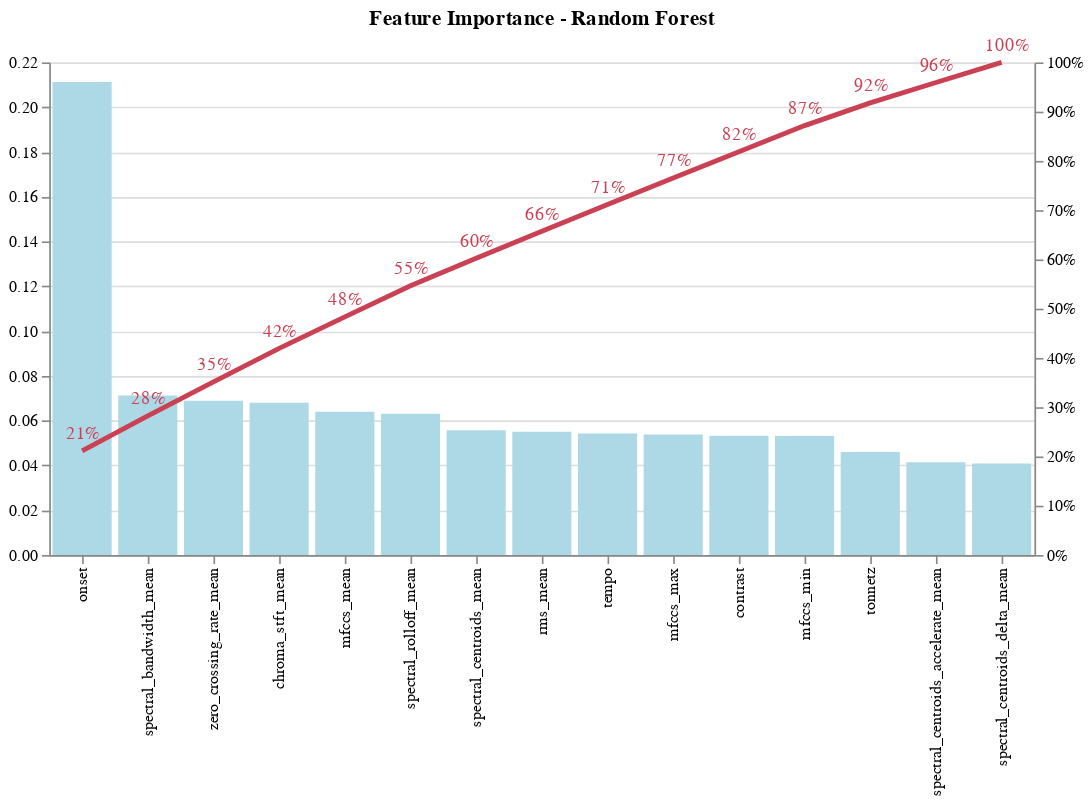

This figure's notebook cell:
### Code cell
#plot feature importance - Pareto chart (bar plot + line plot)
alt.Chart(feature_imp_df).mark_bar().encode(
    x=alt.X('Features:N', title=None, sort='-y'),
    y=alt.Y('Importance:Q', title=None),
    color=alt.Color('Importance:Q',
                    legend=None)).properties(title='Feature Importance',
                                             width=400)
#define base for chart
base = alt.Chart(feature_imp_df).encode(
    x=alt.X('Features:N', title=None, sort='-y'))

#create bar chart
bar_chart = base.mark_bar(color='#ADD8E6').encode(
    y=alt.Y('Importance:Q', title=None)).properties(width=600)

#create line chart
line = base.mark_line(strokeWidth=3, color='#cb4154').encode(
    y=alt.Y('cum_%', title=None, axis=alt.Axis(format=".0%")),
    text=alt.Text('Importance:Q'))

#add text
text = base.mark_text(strokeWidth=3,
                      color='#cb4154',
                      align='left',
                      baseline='middle',
                      dx=-10,
                      dy=-10).encode(y=alt.Y('cum_%:Q', axis=None),
                                     text=alt.Text('cum_%:Q', format="0.0%"))

#combine into one chart and display
(bar_chart + line + text).resolve_scale(y='independent').properties(
    title='Feature Importance - Random Forest')

### Figure 1 — Vega specification as saved in the notebook (floating-point values rounded to 4 significant figures)
{"$schema": "https://vega.github.io/schema/vega/v5.json", "data": [{"name": "source_0", "values": [{"Features": "onset", "Importance": 0.2112, "cum_%": 0.2112}, {"Features": "spectral_bandwidth_mean", "Importance": 0.07123, "cum_%": 0.2825}, {"Features": "zero_crossing_rate_mean", "Importance": 0.06893, "cum_%": 0.3514}, {"Features": "chroma_stft_mean", "Importance": 0.06804, "cum_%": 0.4194}, {"Features": "mfccs_mean", "Importance": 0.06402, "cum_%": 0.4835}, {"Features": "spectral_rolloff_mean", "Importance": 0.06303, "cum_%": 0.5465}, {"Features": "spectral_centroids_mean", "Importance": 0.05572, "cum_%": 0.6022}, {"Features": "rms_mean", "Importance": 0.05508, "cum_%": 0.6573}, {"Features": "tempo", "Importance": 0.0543, "cum_%": 0.7116}, {"Features": "mfccs_max", "Importance": 0.05385, "cum_%": 0.7654}, {"Features": "contrast", "Importance": 0.05324, "cum_%": 0.8187}, {"Features": "mfccs_min", "Importance": 0.05312, "cum_%": 0.8718}, {"Features": "tonnetz", "Importance": 0.04595, "cum_%": 0.9177}, {"Features": "spectral_centroids_accelerate_mean", "Importance": 0.04144, "cum_%": 0.9592}, {"Features": "spectral_centroids_delta_mean", "Importance": 0.04082, "cum_%": 1.0}]}, {"name": "data_1", "values": [{"Features": "onset", "Importance_end": 0.2112, "Importance_start": 0.0}, {"Features": "spectral_bandwidth_mean", "Importance_end": 0.07123, "Importance_start": 0.0}, {"Features": "zero_crossing_rate_mean", "Importance_end": 0.06893, "Importance_start": 0.0}, {"Features": "chroma_stft_mean", "Importance_end": 0.06804, "Importance_start": 0.0}, {"Features": "mfccs_mean", "Importance_end": 0.06402, "Importance_start": 0.0}, {"Features": "spectral_rolloff_mean", "Importance_end": 0.06303, "Importance_start": 0.0}, {"Features": "spectral_centroids_mean", "Importance_end": 0.05572, "Importance_start": 0.0}, {"Features": "rms_mean", "Importance_end": 0.05508, "Importance_start": 0.0}, {"Features": "tempo", "Importance_end": 0.0543, "Importance_start": 0.0}, {"Features": "mfccs_max", "Importance_end": 0.05385, "Importance_start": 0.0}, {"Features": "contrast", "Importance_end": 0.05324, "Importance_start": 0.0}, {"Features": "mfccs_min", "Importance_end": 0.05312, "Importance_start": 0.0}, {"Features": "tonnetz", "Importance_end": 0.04595, "Importance_start": 0.0}, {"Features": "spectral_centroids_accelerate_mean", "Importance_end": 0.04144, "Importance_start": 0.0}, {"Features": "spectral_centroids_delta_mean", "Importance_end": 0.04082, "Importance_start": 0.0}]}, {"name": "data_2", "values": [{"Features": "onset", "cum_%": 0.2112}, {"Features": "spectral_bandwidth_mean", "cum_%": 0.2825}, {"Features": "zero_crossing_rate_mean", "cum_%": 0.3514}, {"Features": "chroma_stft_mean", "cum_%": 0.4194}, {"Features": "mfccs_mean", "cum_%": 0.4835}, {"Features": "spectral_rolloff_mean", "cum_%": 0.5465}, {"Features": "spectral_centroids_mean", "cum_%": 0.6022}, {"Features": "rms_mean", "cum_%": 0.6573}, {"Features": "tempo", "cum_%": 0.7116}, {"Features": "mfccs_max", "cum_%": 0.7654}, {"Features": "contrast", "cum_%": 0.8187}, {"Features": "mfccs_min", "cum_%": 0.8718}, {"Features": "tonnetz", "cum_%": 0.9177}, {"Features": "spectral_centroids_accelerate_mean", "cum_%": 0.9592}, {"Features": "spectral_centroids_delta_mean", "cum_%": 1.0}]}, {"name": "source_0_x_domain_Features", "values": [{"Features": "onset", "sort_field": 0.2112}, {"Features": "spectral_bandwidth_mean", "sort_field": 0.07123}, {"Features": "zero_crossing_rate_mean", "sort_field": 0.06893}, {"Features": "chroma_stft_mean", "sort_field": 0.06804}, {"Features": "mfccs_mean", "sort_field": 0.06402}, {"Features": "spectral_rolloff_mean", "sort_field": 0.06303}, {"Features": "spectral_centroids_mean", "sort_field": 0.05572}, {"Features": "rms_mean", "sort_field": 0.05508}, {"Features": "tempo", "sort_field": 0.0543}, {"Features": "mfccs_max", "sort_field": 0.05385}, {"Features": "contrast", "sort_field": 0.05324}, {"Features": "mfccs_min", "sort_field": 0.05312}, {"Features": "tonnetz", "sort_field": 0.04595}, {"Features": "spectral_centroids_accelerate_mean", "sort_field": 0.04144}, {"Features": "spectral_centroids_delta_mean", "sort_field": 0.04082}]}, {"name": "source_0_layer_1_y_domain_cum_%", "values": [{"min": 0.2112, "max": 1.0}]}, {"name": "data_2_layer_2_y_domain_cum_%", "values": [{"min": 0.2112, "max": 1.0}]}], "marks": [{"type": "rect", "name": "layer_0_marks", "from": {"data": "data_1"}, "encode": {"update": {"width": {"signal": "max(0.25, bandwidth('x'))"}, "fill": {"value": "#ADD8E6"}, "y": {"field": "Importance_end", "scale": "layer_0_y"}, "y2": {"field": "Importance_start", "scale": "layer_0_y"}, "x": {"field": "Features", "scale": "x"}}}, "style": ["bar"]}, {"type": "line", "name": "layer_1_marks", "from": {"data": "source_0"}, "sort": {"field": "x"}, "encode": {"update": {"defined": {"signal": "isValid(datum[\"cum_%\"]) && isFinite(+datum[\"cum_%\"])"}, "stroke": {"value": "#cb4154"}, "x": {"field": "Features", "scale": "x", "band": 0.5}, "y": {"field": "cum_%", "scale": "layer_1_y"}, "strokeWidth": {"value": 3}}}, "style": ["line"]}, {"type": "text", "name": "layer_2_marks", "from": {"data": "data_2"}, "encode": {"update": {"text": {"signal": "format(datum[\"cum_%\"], \"0.0%\")"}, "x": {"field": "Features", "scale": "x", "band": 0.5}, "dy": {"value": -10}, "strokeWidth": {"value": 3}, "align": {"value": "left"}, "baseline": {"value": "middle"}, "fill": {"value": "#cb4154"}, "y": {"field": "cum_%", "scale": "layer_2_y"}, "dx": {"value": -10}}}, "style": ["text"]}], "scales": [{"name": "x", "type": "band", "domain": {"data": "source_0_x_domain_Features", "field": "Features", "sort": {"op": "max", "field": "sort_field", "order": "descending"}}, "range": [0, {"signal": "width"}], "paddingOuter": 0.05, "paddingInner": 0.1}, {"name": "layer_0_y", "type": "linear", "domain": {"data": "data_1", "fields": ["Importance_start", "Importance_end"]}, "range": [{"signal": "height"}, 0], "nice": true, "zero": true}, {"name": "layer_1_y", "type": "linear", "domain": [{"signal": "(data(\"source_0_layer_1_y_domain_cum_%\")[0] || {}).min"}, {"signal": "(data(\"source_0_layer_1_y_domain_cum_%\")[0] || {}).max"}], "range": [{"signal": "height"}, 0], "nice": true, "zero": true}, {"name": "layer_2_y", "type": "linear", "domain": [{"signal": "(data(\"data_2_layer_2_y_domain_cum_%\")[0] || {}).min"}, {"signal": "(data(\"data_2_layer_2_y_domain_cum_%\")[0] || {}).max"}], "range": [{"signal": "height"}, 0], "nice": true, "zero": true}], "axes": [{"scale": "layer_0_y", "maxExtent": 0, "labels": false, "ticks": false, "tickCount": {"signal": "ceil(height/40)"}, "aria": false, "gridScale": "x", "grid": true, "domain": false, "minExtent": 0, "orient": "left", "zindex": 0}, {"scale": "x", "labelAngle": 270, "zindex": 0, "orient": "bottom", "labelBaseline": "middle", "labelAlign": "right", "grid": false}, {"scale": "layer_0_y", "grid": false, "orient": "left", "zindex": 0, "labelOverlap": true, "tickCount": {"signal": "ceil(height/40)"}}, {"scale": "layer_1_y", "labelOverlap": true, "tickCount": {"signal": "ceil(height/40)"}, "orient": "right", "zindex": 0, "format": ".0%", "grid": false}], "title": {"text": "Feature Importance - Random Forest", "frame": "group"}, "background": "white", "width": 600, "height": 300, "padding": 5, "style": "cell"}
